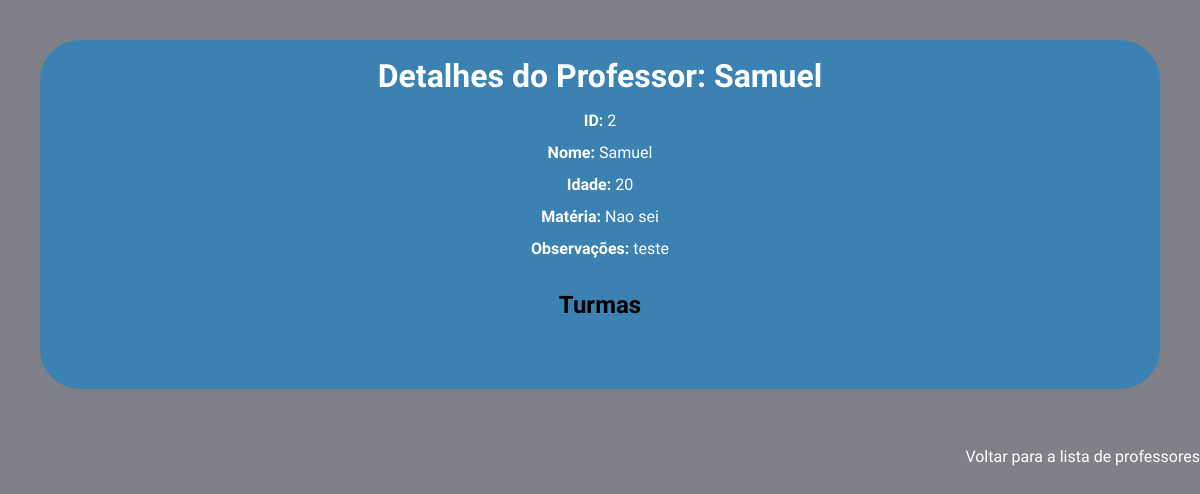
The app's page /professores/2 with its own data.
### models/professor.py (models this page shows, shortened)
class Professor(db.Model):
    __tablename__ = 'professores'
    id = db.Column(db.Integer, primary_key=True)
    nome = db.Column(db.String(100), nullable=False)
    idade = db.Column(db.Integer, nullable=True)
    materia = db.Column(db.String(100), nullable=True)
    observacoes = db.Column(db.Text, nullable=True)
    turmas = db.relationship('Turma', back_populates='professor')

### controller/professor.py (the view)
@professor_blueprint.route('/professores/<int:id_professor>', methods=['GET'])
def get_professor(id_professor):
    try:
        professor = professor_por_id(id_professor)
        return render_template('professores/professor_id.html', professor=professor)
    except ProfessorNaoEncontrado:
        return jsonify({'message': 'Professor não encontrado'}), 404

### models/professor.py (called while the page is built)
def professor_por_id(id_professor):
    professor = Professor.query.get(id_professor)
    if not professor:
        raise ProfessorNaoEncontrado
    return {
        'id': professor.id,
        'nome': professor.nome,
        'idade': professor.idade,
        'materia': professor.materia,
        'observacoes': professor.observacoes,
        'turmas': [{'id': turma.id, 'descricao': turma.descricao} for turma in professor.turmas]
    }

### templates/professores/professor_id.html (shortened to what this page needs)
<!DOCTYPE html>
<html lang="pt-BR">
<head>
  <link rel="stylesheet" href="/styles/global.css">
  <link rel="stylesheet" href="/styles/reset.css">
</head>
<body>
  <div class="containerGeral">
    <h1>Detalhes do Professor: {{ professor.nome }}</h1>
    <p><strong>ID:</strong> {{ professor.id }}</p>
    <p><strong>Nome:</strong> {{ professor.nome }}</p>
    <p><strong>Idade:</strong> {{ professor.idade }}</p>
    <p><strong>Matéria:</strong> {{ professor.materia }}</p>
    <p><strong>Observações:</strong> {{ professor.observacoes }}</p>
    <h2>Turmas</h2>
  </div>
  <div class="voltar">
    <a class="back" href="{{ url_for('professor.get_professores') }}">Voltar para a lista de professores</a>
  </div>
</body>
</html>

### styles/global.css (style rules this page uses)
body { background-color: rgb(128, 128, 136); font-family: "Signika", sans-serif; text-decoration: none; }

### templates/professores/professor_id.html (style rules this page uses)
html { list-style-type: none; }
body { background-color: rgb(128, 128, 136); font-family: "Signika", sans-serif; margin: 0; padding: 0; }
h1, p { text-align: center; color: white; margin-top: 0; }
a { text-decoration: none; color: white; }
.back { padding-top: 20px; }
.containerGeral { display: flex; flex-direction: column; background-color: rgb(59, 130, 178); border-radius: 40px; margin: 40px; align-items: center; padding: 20px; }
.voltar { display: flex; justify-content: end; }

### records on screen
Professor: nome "Samuel", materia "Nao sei", observacoes "teste"

### other values on screen
{{ professor.id }} "2"
{{ professor.idade }} "20"
